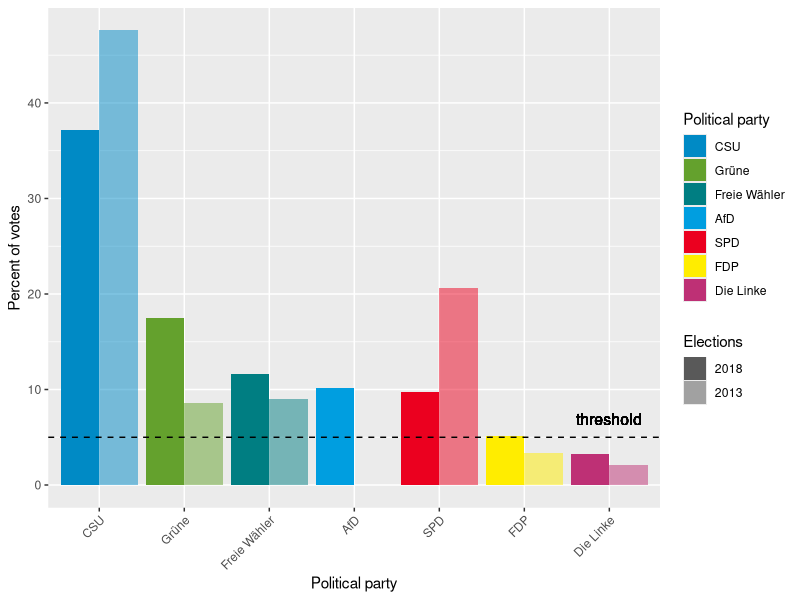

This figure's R source:
## ---- chunk 1
knitr::opts_chunk$set(echo = TRUE)
library(ggplot2)
library(reshape2)
## ---- chunk 2
df <- read.csv("./data.csv")
df$pp <- factor(df$pp, levels=df$pp)
df$elections2013 <- df$elections2018 - df$change
df <- df[, !(names(df) == "change")]
df <- melt(df, id.vars="pp")
df$variable <- factor(df$variable, levels=c("elections2018", "elections2013"), labels=c("2018", "2013"))
ggplot(df, aes(x=pp, y=value, fill=pp, alpha=variable)) +
  geom_bar(stat='identity', position='dodge') +
  scale_fill_manual(values = c("#008AC5", "#64A12D", "#007E82", "#009EE0", "#EB001F", "#FFED00", "#BE3075")) +
  scale_alpha_ordinal(range=c(1, 0.5), name="Elections") +
  geom_hline(yintercept = 5, linetype="dashed") + 
  geom_text(aes(7,5,label = "threshold", vjust = -1), show_guide  = F, size = 4) +
  labs(x = "Political party", y="Percent of votes", fill="Political party", alpha="Elections") +
  theme(axis.text.x = element_text(angle = 45, hjust = 1))
